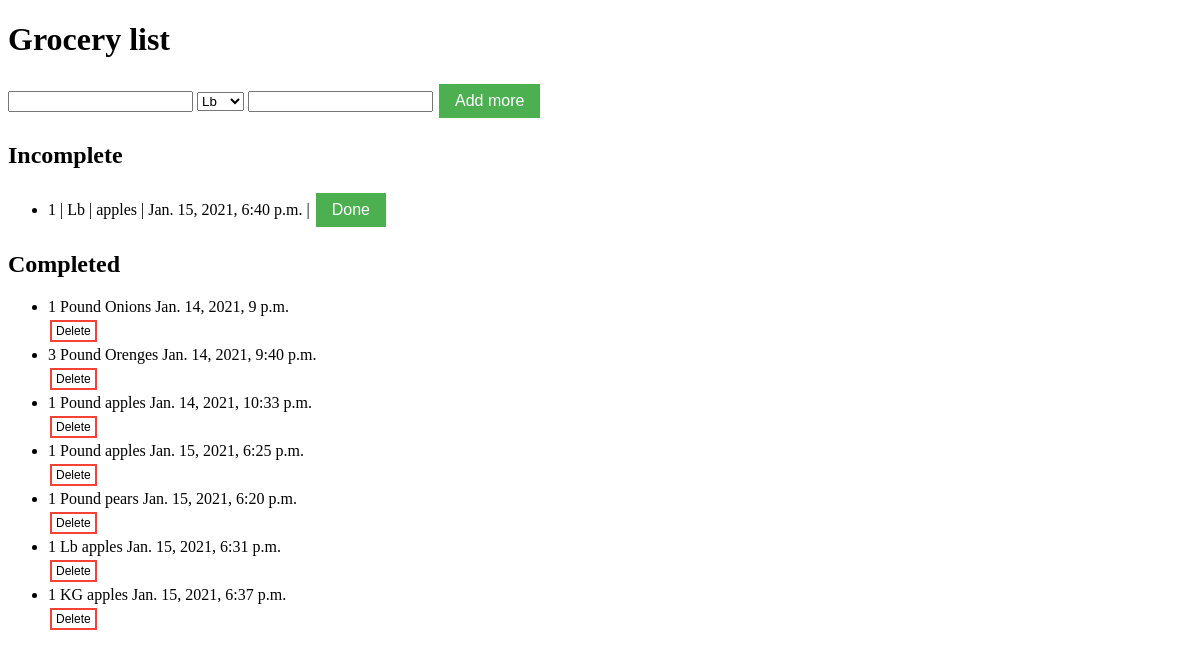
/grocery_list/, run on the app's committed database.
### grocery_list/models.py (models this page shows)
class GroceryItem(models.Model):
    description = models.CharField(max_length=200)
    quantity = models.IntegerField(default=0)
    unit = models.CharField(max_length=100)
    completed = models.BooleanField(default=False)
    created_date = models.DateTimeField(null=True, blank=True)
    completed_date = models.DateTimeField(null=True, blank=True)

### grocery_list/views.py (the view)
# urls.py: path('', views.index, name='index')
def index(request):
    items = GroceryItem.objects.all()
    context = {
        'items': items
    }
    return render(request, 'grocery_list/index.html', context)

### grocery_list/templates/grocery_list/index.html (shortened to what this page needs)
<!DOCTYPE html>
<html lang="en" dir="ltr">
  <head>
  </head>
  <body>
    <h1>Grocery list </h1>
        <form action="{% url 'grocery_list:add_more' %}" method="post">
            <input class="numb" type="number" name="quantity"/>
            <select name="unit" id="unit">
              <option value="Lb">Lb</option>
            </select>
            <input type="text" name="description"/>
            <button type="submit">Add more</button>
        </form>
        <h2>Incomplete</h2>
        <ul>
            <form method="post">
                {% for item in items %}
                    {% if not item.completed %}
                    <li>
                          {{ item.quantity }} | {{ item.unit }} | {{ item.description}} | {{item.created_date}} |
                            <td><button type="submit" formaction="{% url 'grocery_list:complete_todo' item.id %}">Done</button></td>
                        </li>
                    {% endif %}
                {% endfor %}
            </form>
        </ul>
        <h2>Completed</h2>
        <ul>
          <form method="post">
            {% for item in items %}
                {% if item.completed %}
                    <li>{{ item.quantity }} {{ item.unit }} {{ item.description}} {{item.completed_date}} {{item.delete_item}} </li>
                    <button class = "button button3" type="submit" formaction="{% url 'grocery_list:delete_item' item.id %}">Delete</button>
                {% endif %}
            {% endfor %}
          </form>
        </ul>
  </body>
</html>

### grocery_list/templates/grocery_list/index.html (style rules this page uses)
button { background-color: #4CAF50; border: none; color: white; padding: 8px 16px; text-align: center; text-decoration: none; display: inline-block; font-size: 16px; margin: 4px 2px; transition-duration: 0.4s; cursor: pointer; }
.button3 { background-color: white; color: black; border: 2px solid #f44336; font-size: 12px; padding: 2px 4px; text-align: right; display: block; }

### data on the page
GroceryItem: quantity "1", unit "Lb", description "apples", created_date "Jan. 15, 2021, 6:40 p.m."
GroceryItem: quantity "1", unit "Pound", description "Onions", completed_date "Jan. 14, 2021, 9 p.m."
GroceryItem: quantity "3", unit "Pound", description "Orenges", completed_date "Jan. 14, 2021, 9:40 p.m."
GroceryItem: quantity "1", unit "Pound", description "apples", completed_date "Jan. 14, 2021, 10:33 p.m."
GroceryItem: quantity "1", unit "Pound", description "apples", completed_date "Jan. 15, 2021, 6:25 p.m."
GroceryItem: quantity "1", unit "Pound", description "pears", completed_date "Jan. 15, 2021, 6:20 p.m."
GroceryItem: quantity "1", unit "Lb", description "apples", completed_date "Jan. 15, 2021, 6:31 p.m."
GroceryItem: quantity "1", unit "KG", description "apples", completed_date "Jan. 15, 2021, 6:37 p.m."
